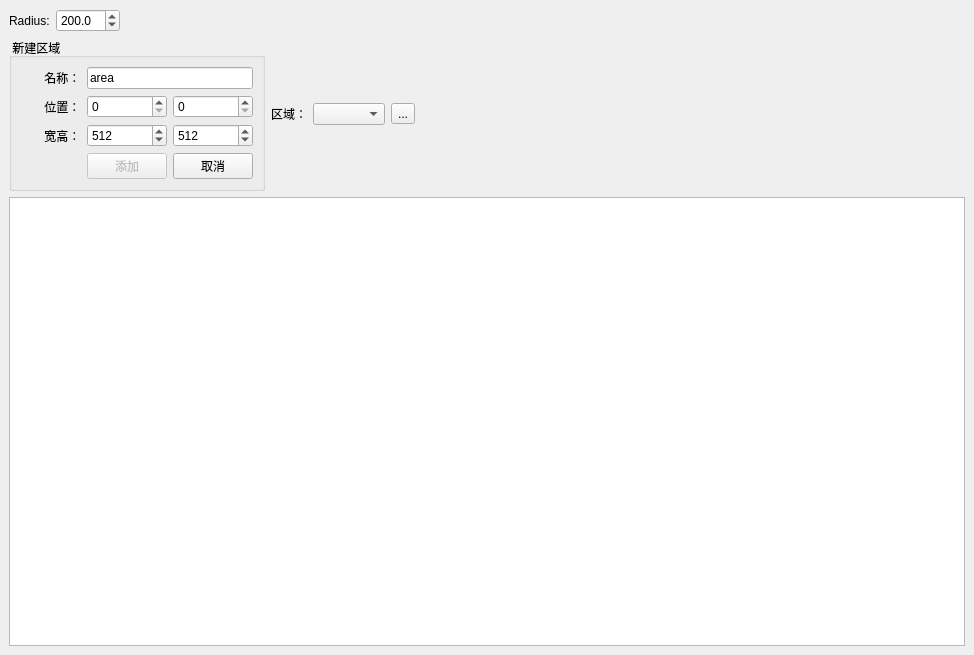
<?xml version="1.0" encoding="UTF-8"?>
<ui version="4.0">
 <class>WorldMap</class>
 <widget class="QMainWindow" name="WorldMap">
  <property name="geometry">
   <rect>
    <x>0</x>
    <y>0</y>
    <width>974</width>
    <height>655</height>
   </rect>
  </property>
  <property name="windowTitle">
   <string>MainWindow</string>
  </property>
  <widget class="QWidget" name="centralwidget">
   <layout class="QVBoxLayout" name="verticalLayout_2">
    <item>
     <layout class="QHBoxLayout" name="horizontalLayout">
      <item>
       <widget class="QLabel" name="label_6">
        <property name="text">
         <string>Radius:</string>
        </property>
       </widget>
      </item>
      <item>
       <widget class="QDoubleSpinBox" name="m_radius">
        <property name="decimals">
         <number>1</number>
        </property>
        <property name="minimum">
         <double>32.000000000000000</double>
        </property>
        <property name="maximum">
         <double>1024.000000000000000</double>
        </property>
        <property name="value">
         <double>200.000000000000000</double>
        </property>
       </widget>
      </item>
      <item>
       <spacer name="horizontalSpacer_6">
        <property name="orientation">
         <enum>Qt::Horizontal</enum>
        </property>
        <property name="sizeHint" stdset="0">
         <size>
          <width>40</width>
          <height>20</height>
         </size>
        </property>
       </spacer>
      </item>
     </layout>
    </item>
    <item>
     <layout class="QHBoxLayout" name="horizontalLayout_4">
      <item>
       <widget class="QGroupBox" name="m_areaGroupBox">
        <property name="sizePolicy">
         <sizepolicy hsizetype="Fixed" vsizetype="Fixed">
          <horstretch>0</horstretch>
          <verstretch>0</verstretch>
         </sizepolicy>
        </property>
        <property name="title">
         <string> 新建区域</string>
        </property>
        <layout class="QVBoxLayout" name="verticalLayout">
         <item>
          <layout class="QHBoxLayout" name="horizontalLayout_3">
           <item>
            <widget class="QLabel" name="label_5">
             <property name="text">
              <string>       名称：</string>
             </property>
            </widget>
           </item>
           <item>
            <widget class="QLineEdit" name="m_areaName">
             <property name="text">
              <string>area</string>
             </property>
            </widget>
           </item>
          </layout>
         </item>
         <item>
          <layout class="QGridLayout" name="gridLayout_2">
           <item row="3" column="2">
            <widget class="QPushButton" name="m_areaConfirm">
             <property name="text">
              <string>取消</string>
             </property>
            </widget>
           </item>
           <item row="2" column="2">
            <widget class="QSpinBox" name="m_height">
             <property name="minimum">
              <number>16</number>
             </property>
             <property name="maximum">
              <number>8192</number>
             </property>
             <property name="value">
              <number>512</number>
             </property>
            </widget>
           </item>
           <item row="3" column="1">
            <widget class="QPushButton" name="m_areaAdd">
             <property name="enabled">
              <bool>false</bool>
             </property>
             <property name="text">
              <string>添加</string>
             </property>
            </widget>
           </item>
           <item row="1" column="1">
            <widget class="QSpinBox" name="m_locationX">
             <property name="maximum">
              <number>99999</number>
             </property>
            </widget>
           </item>
           <item row="1" column="2">
            <widget class="QSpinBox" name="m_locationY">
             <property name="maximum">
              <number>99999</number>
             </property>
            </widget>
           </item>
           <item row="2" column="1">
            <widget class="QSpinBox" name="m_width">
             <property name="minimum">
              <number>16</number>
             </property>
             <property name="maximum">
              <number>8192</number>
             </property>
             <property name="value">
              <number>512</number>
             </property>
            </widget>
           </item>
           <item row="2" column="0">
            <widget class="QLabel" name="label_4">
             <property name="text">
              <string>       宽高：</string>
             </property>
            </widget>
           </item>
           <item row="1" column="0">
            <widget class="QLabel" name="label_3">
             <property name="text">
              <string>       位置：</string>
             </property>
            </widget>
           </item>
          </layout>
         </item>
        </layout>
       </widget>
      </item>
      <item>
       <layout class="QHBoxLayout" name="horizontalLayout_2">
        <item>
         <layout class="QGridLayout" name="gridLayout">
          <item row="0" column="2">
           <widget class="QToolButton" name="m_buttonShowAddArea">
            <property name="text">
             <string>...</string>
            </property>
            <property name="icon">
             <iconset resource="SceneEdit.qrc">
              <normaloff>:/icon/Icon/addPart.png</normaloff>:/icon/Icon/addPart.png</iconset>
            </property>
            <property name="checkable">
             <bool>false</bool>
            </property>
           </widget>
          </item>
          <item row="0" column="0">
           <widget class="QLabel" name="label_2">
            <property name="text">
             <string>区域：</string>
            </property>
           </widget>
          </item>
          <item row="0" column="1">
           <widget class="QComboBox" name="m_areaList"/>
          </item>
         </layout>
        </item>
        <item>
         <spacer name="horizontalSpacer_4">
          <property name="orientation">
           <enum>Qt::Horizontal</enum>
          </property>
          <property name="sizeHint" stdset="0">
           <size>
            <width>40</width>
            <height>20</height>
           </size>
          </property>
         </spacer>
        </item>
       </layout>
      </item>
      <item>
       <spacer name="horizontalSpacer_3">
        <property name="orientation">
         <enum>Qt::Horizontal</enum>
        </property>
        <property name="sizeHint" stdset="0">
         <size>
          <width>40</width>
          <height>20</height>
         </size>
        </property>
       </spacer>
      </item>
     </layout>
    </item>
    <item>
     <widget class="QGraphicsView" name="m_graphicsView">
      <property name="alignment">
       <set>Qt::AlignLeading|Qt::AlignLeft|Qt::AlignTop</set>
      </property>
     </widget>
    </item>
   </layout>
  </widget>
  <widget class="QMenuBar" name="menubar">
   <property name="geometry">
    <rect>
     <x>0</x>
     <y>0</y>
     <width>974</width>
     <height>23</height>
    </rect>
   </property>
  </widget>
 </widget>
 <resources>
  <include location="SceneEdit.qrc"/>
 </resources>
 <connections/>
</ui>
